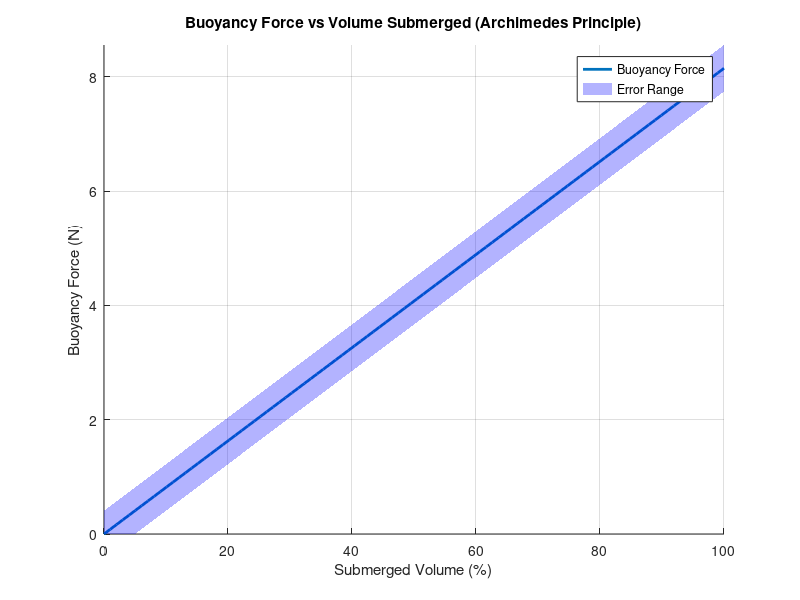

Write the MATLAB code that produced this figure.
% Constants
g = 9.81;              % Acceleration due to gravity (m/s²)
rho_water = 997;       % Density of water (kg/m³)

% Dimensions of the robot shell
length_box = 0.05;     % 5 cm 
width_box = 0.17;      % 17 cm 
height_box = 0.098;    % 9.8 cm 

% Calculate the volume of the shell
total_volume = length_box * width_box * height_box;

% Volume range for the shell (submerged volume between 0% and 50%)
volume_percentage_range = linspace(0, 1, 100);
volume_range = volume_percentage_range * total_volume;

% Buoyancy force calculation (Archimedes' Principle)
buoyancy_force = rho_water * g * volume_range;

% Error range for the submerged volume due to robot arms (+-5%)
error_percentage = 0.05;
error_volume = max(0, error_percentage * total_volume); % Ensure non-negative error

%% Plotting with error area
figure;
hold on;

% Plot buoyancy force
plot(volume_percentage_range * 100, buoyancy_force, 'LineWidth', 2);

% Plot error area
error_area_upper = buoyancy_force + rho_water * g * error_volume;
error_area_lower = buoyancy_force - rho_water * g * error_volume;

% Create a filled area between upper and lower error bounds
fill([volume_percentage_range*100, fliplr(volume_percentage_range*100)], [error_area_upper, fliplr(error_area_lower)], 'b', 'FaceAlpha', 0.3, 'EdgeColor', 'none', 'DisplayName', 'Error Range');

xlabel('Submerged Volume (%)');
ylabel('Buoyancy Force (N)');
title('Buoyancy Force vs Volume Submerged (Archimedes Principle)');
grid on;

ylim([0, max(buoyancy_force) + max(rho_water * g * error_volume)]);

legend('Buoyancy Force','Error Range');
hold off;
